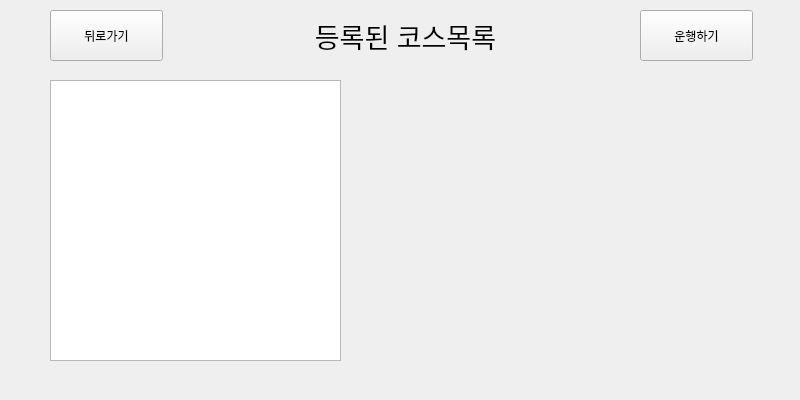
<?xml version="1.0" encoding="UTF-8"?>
<ui version="4.0">
 <class>Form</class>
 <widget class="QWidget" name="Form">
  <property name="geometry">
   <rect>
    <x>0</x>
    <y>0</y>
    <width>800</width>
    <height>400</height>
   </rect>
  </property>
  <property name="windowTitle">
   <string>Form</string>
  </property>
  <widget class="QListWidget" name="courseListWidget">
   <property name="geometry">
    <rect>
     <x>50</x>
     <y>80</y>
     <width>291</width>
     <height>281</height>
    </rect>
   </property>
  </widget>
  <widget class="QWidget" name="verticalLayoutWidget_2">
   <property name="geometry">
    <rect>
     <x>360</x>
     <y>80</y>
     <width>381</width>
     <height>281</height>
    </rect>
   </property>
   <layout class="QVBoxLayout" name="stationMapLayout"/>
  </widget>
  <widget class="QPushButton" name="exitButton">
   <property name="geometry">
    <rect>
     <x>50</x>
     <y>10</y>
     <width>113</width>
     <height>51</height>
    </rect>
   </property>
   <property name="text">
    <string>뒤로가기</string>
   </property>
  </widget>
  <widget class="QLabel" name="titleName">
   <property name="geometry">
    <rect>
     <x>310</x>
     <y>20</y>
     <width>191</width>
     <height>31</height>
    </rect>
   </property>
   <property name="font">
    <font>
     <family>Arial</family>
     <pointsize>20</pointsize>
    </font>
   </property>
   <property name="text">
    <string>등록된 코스목록</string>
   </property>
   <property name="alignment">
    <set>Qt::AlignCenter</set>
   </property>
  </widget>
  <widget class="QPushButton" name="nextButton">
   <property name="geometry">
    <rect>
     <x>640</x>
     <y>10</y>
     <width>113</width>
     <height>51</height>
    </rect>
   </property>
   <property name="text">
    <string>운행하기</string>
   </property>
  </widget>
 </widget>
 <resources/>
 <connections>
  <connection>
   <sender>courseListWidget</sender>
   <signal>itemClicked(QListWidgetItem*)</signal>
   <receiver>Form</receiver>
   <slot>clickItem()</slot>
   <hints>
    <hint type="sourcelabel">
     <x>194</x>
     <y>223</y>
    </hint>
    <hint type="destinationlabel">
     <x>170</x>
     <y>12</y>
    </hint>
   </hints>
  </connection>
  <connection>
   <sender>nextButton</sender>
   <signal>clicked()</signal>
   <receiver>Form</receiver>
   <slot>nextButtonEvent()</slot>
   <hints>
    <hint type="sourcelabel">
     <x>701</x>
     <y>38</y>
    </hint>
    <hint type="destinationlabel">
     <x>544</x>
     <y>22</y>
    </hint>
   </hints>
  </connection>
 </connections>
 <slots>
  <slot>addItem()</slot>
  <slot>clickItem()</slot>
  <slot>doubleClickItem()</slot>
  <slot>nextButtonEvent()</slot>
 </slots>
</ui>
